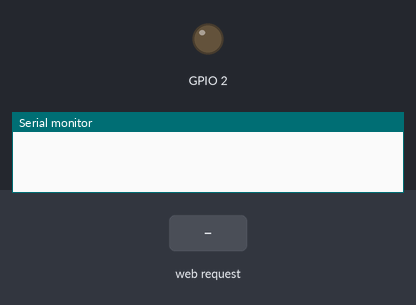
Recording of a program running on a simulated ESP8266 (NodeMCU). Shown: output pins drawn as LEDs (lit = HIGH), the last lines printed to the serial monitor. Inputs (shaded band) come from the test bench. Storage starts empty.

Above: at 1.2 s.
1.3 s: HTTP request GET /ajax_test?led3=on received
At 2.4 s:
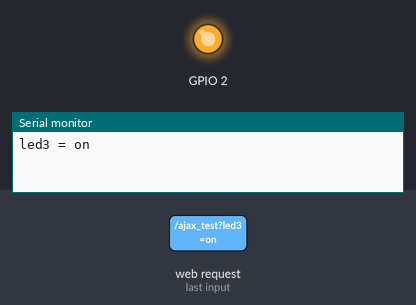
2.8 s: HTTP request GET /ajax_test?led3=1 received
At 3.5 s:
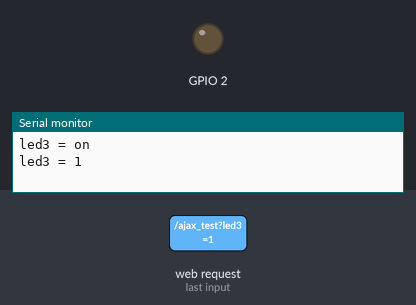
Timing chart, 0 to 5.8 s (numbered marks = the images above; inputs shaded):
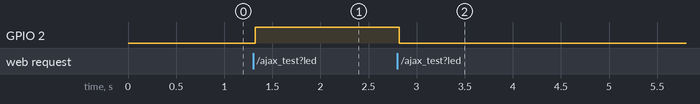

The program:

main.cpp
```cpp
#include <Arduino.h>
#include <ESP8266WiFi.h>
#include <ESPAsyncWebServer.h>
#include <FS.h>

//SPIFFS (obsoleto, no permite subdirectorios)
//SPI Flash File System

//LittleFS (subdirectorios)

uint16_t tcp_port = 80;
AsyncWebServer server( tcp_port );

const char sta_ssid[] = "LAB_ELECTRONICA";
const char sta_pass[] = "LabElec2022";
const char ap_ssid[]  = "TD3_AP_Test";
const char ap_pass[]  = "password";

const IPAddress ap_ip(10,10,10,10);
const IPAddress ap_gateway(10,10,10,1);
const IPAddress ap_subnet(255,255,255,0);

void home_handler(AsyncWebServerRequest *request)
{
    const char html[] = R"=====(
<!DOCTYPE html>
<html>
<head>
    <title>ESP32 Title</title>
</head>
<body>
    <H1>Hola</H1><br>
    <input type="button"
           value="Click me"
           onclick="js_function()">
    <!-- very easy -->
</body>
<script>
//javascript (C/C++)
function js_function()
{
    console.log("hello console!!");
}
</script>
<style>

</style>
</html>
    )=====";
    request->send(200,"text/html",html);
}

void home1_handler(AsyncWebServerRequest *request)
{
    request->send(SPIFFS,"/home.html");
}

void gauge_handler(AsyncWebServerRequest *request)
{
    request->send(SPIFFS,"/gauge_test.html");
}
void gauge_lib_handler(AsyncWebServerRequest *request)
{
    request->send(SPIFFS,"/gauge.min.js");
}
void ajax_handler(AsyncWebServerRequest *request)
{
    //read from sensors...
    char data[] = "23.5";
//    Serial.printf("ajax args: %d\n",request->args());
    for( int i=0 ; i<request->args() ; i++ )
    {
        String argName  = request->argName(i);
        String argValue = request->arg(i);
        Serial.printf("%s = %s\n",argName.c_str(),argValue.c_str());
    }
    if( request->hasParam("led3") )
    {
        String state = request->arg("led3");
        if( state == "on" )
            digitalWrite(2,HIGH);
        else
            digitalWrite(2,LOW);
    }
    request->send(200,"text/plain",data);
}
void style_handler(AsyncWebServerRequest *request)
{
    request->send(SPIFFS,"/style.css","text/css");
}
void setup()
{
    Serial.begin(115200);//8N1
    pinMode(2,OUTPUT);

    WiFi.softAPConfig( ap_ip , ap_gateway , ap_subnet );
    WiFi.softAP( ap_ssid , ap_pass );

    if( !SPIFFS.begin() )
        Serial.println("Error SPIFFS not working");

    server.on("/home" ,home_handler);
    server.on("/home1",home1_handler);
    server.on("/gauge",gauge_handler);
    server.on("/gauge.min.js",gauge_lib_handler);
    server.on("/ajax_test",ajax_handler);
    server.on("/style.css",style_handler);

    //server listo para recibir peticiones (de paginas web)
    server.begin();
}

void loop()
{

//    delay(1000);
//    Serial.println("Hello world!\n");
}
```

Measured:
- after the input at 1.3 s, GPIO 2: LOW → HIGH at once
- after the input at 2.8 s, GPIO 2: HIGH → LOW at once
